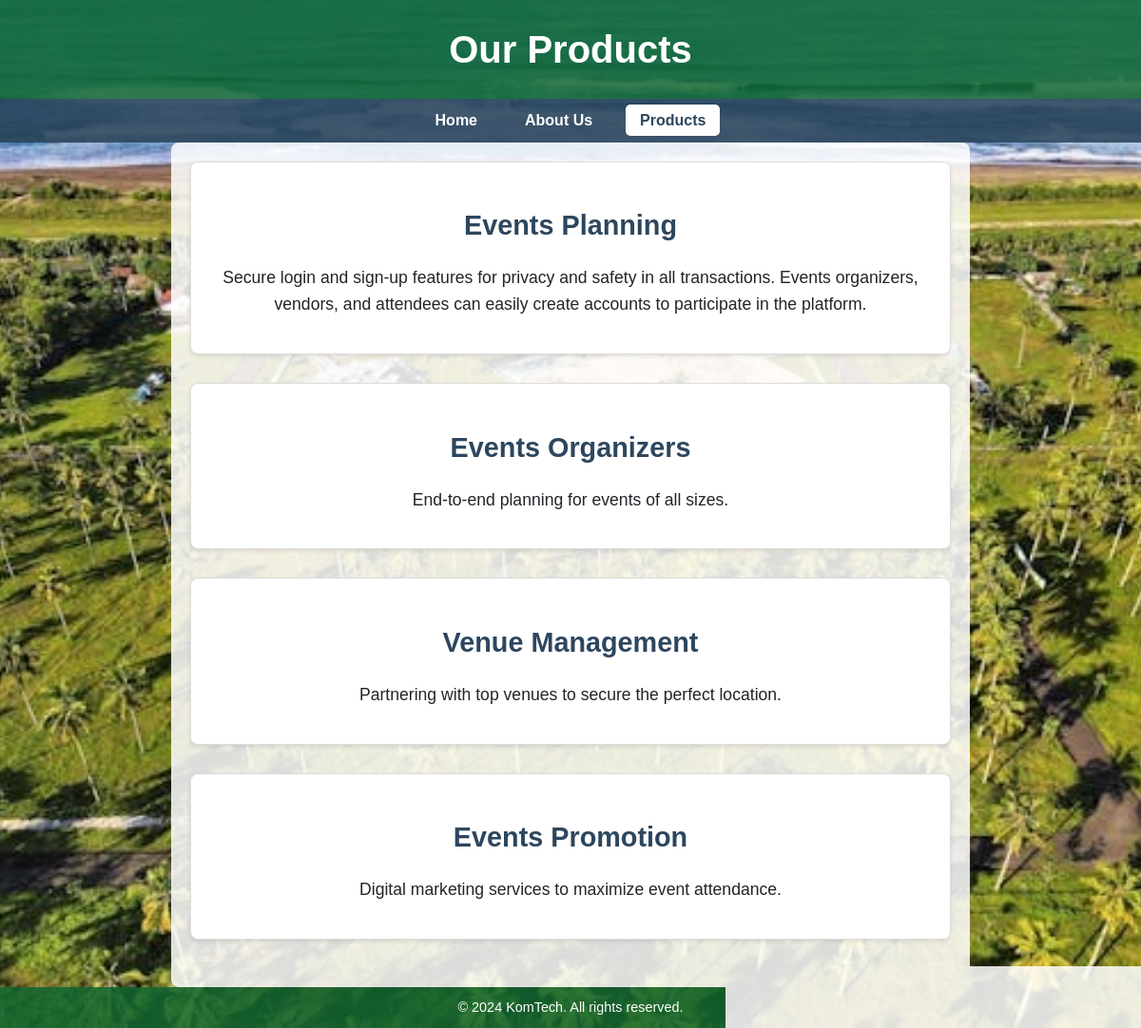
The app's page /view/services.php with its own data.
### tables this page shows
CREATE TABLE IF NOT EXISTS products (
    id INT AUTO_INCREMENT PRIMARY KEY,
    name VARCHAR(255) NOT NULL,
    description TEXT NOT NULL
);

### view/services.php (the view, shortened to what this page needs)
<?php
include('../db/config.php');
$conn = new mysqli($servername, $username, $password, $dbname);
$sql = "SELECT name, description FROM products";
$result = $conn->query($sql);
?>
<!DOCTYPE html>
<html lang="en">
<head>
    <link rel="stylesheet" href="../assets/services.css">
</head>
<body>
    <header class="header">
        <h1>Our Products</h1>
    </header>
    <nav class="navigation">
        <ul>
            <li><a href="index.php">Home</a></li>
            <li><a href="about.php">About Us</a></li>
            <li><a href="services.php" class="active">Products</a></li>
        </ul>
    </nav>
    <section class="content">
        <?php
        if ($result->num_rows > 0) {
            while ($row = $result->fetch_assoc()) {
                echo "<div class='service'>";
                echo "<h2>" . $row['name'] . "</h2>";
                echo "<p>" . $row['description'] . "</p>";
                echo "</div>";
            }
        } else {
            echo "<p>No products available at the moment.</p>";
        }
        ?>
    </section>
    <footer class="footer">
        &copy; 2024 KomTech. All rights reserved.
    </footer>
</body>
</html>

### assets/services.css (style rules this page uses)
body { font-family: Arial, sans-serif; margin: 0; padding: 0; background-image: url('images/pexels-photo-12881020.jpg'); background-size: cover; background-repeat: no-repeat; background-position: center; background-attachment: fixed; color: #212529; line-height: 1.6; }
.header { background-color: rgba(17, 101, 48, 0.85); color: #ffffff; text-align: center; padding: 20px 0; }
.header h1 { margin: 0; font-size: 2.5rem; font-weight: bold; }
.navigation { background-color: rgba(45, 70, 94, 0.9); text-align: center; padding: 10px 0; }
.navigation ul { list-style: none; margin: 0; padding: 0; display: flex; justify-content: center; gap: 20px; }
.navigation li { display: inline; }
.navigation a { text-decoration: none; color: #ffffff; font-weight: bold; padding: 8px 15px; transition: background-color 0.3s ease, color 0.3s ease; }
.navigation .active { background-color: #ffffff; color: #2d465e; border-radius: 5px; }
.content { padding: 20px; max-width: 800px; margin: 0 auto; text-align: center; background-color: rgba(255, 255, 255, 0.85); border-radius: 8px; }
.service { margin-bottom: 30px; padding: 20px; background-color: #ffffff; border: 1px solid #ddd; border-radius: 8px; box-shadow: 0 2px 4px rgba(0, 0, 0, 0.1); }
.service h2 { color: #2d465e; margin-bottom: 10px; font-size: 1.8rem; }
.service p { color: #212529; font-size: 1.1rem; }
.footer { background-color: rgba(17, 101, 48, 0.85); color: #ffffff; text-align: center; padding: 10px 0; position: relative; bottom: 0; width: 100%; font-size: 0.9rem; }

### records on screen
products: name "Events Planning", description "Secure login and sign-up features for privacy and safety in all transactions. Events organizers, vendors, and attendees can easily create accounts to participate in the platform."
products: name "Events Organizers", description "End-to-end planning for events of all sizes."
products: name "Venue Management", description "Partnering with top venues to secure the perfect location."
products: name "Events Promotion", description "Digital marketing services to maximize event attendance."
